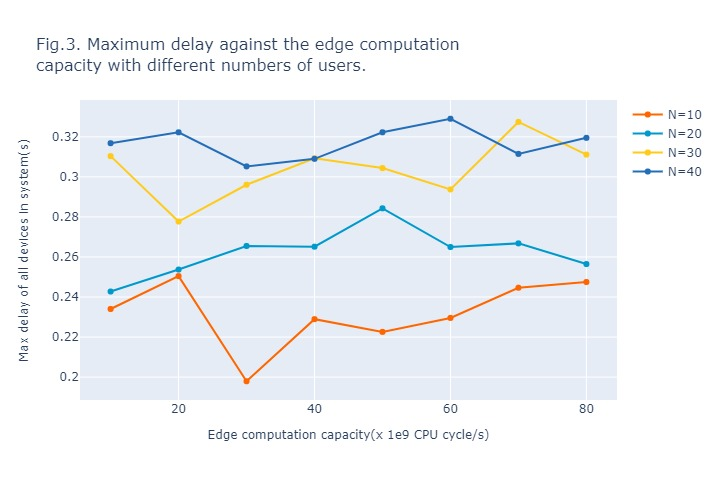

The script that drew this image:
# output fig3 data(run for 95-120 min)
from run import multiple_run as mr
from pandas import DataFrame
from plotly.graph_objects import Figure, Scatter

# collect data
df = DataFrame(data = dict(
    n10 = [0 for i in range(10, 90, 10)],
    n20 = [0 for i in range(10, 90, 10)],
    n30 = [0 for i in range(10, 90, 10)],
    n40 = [0 for i in range(10, 90, 10)],
), index = [i for i in range(10, 90, 10)])
for i in range(10, 50, 10):
    print(f'{i}')
    for j in df.index:
        print(f'  {j}')
        col = 'n'+str(i)
        cal = mr(run=10, size=i, f_e=j*1e9)['partial']
        df.loc[j, col] = cal

# plot fig3
## config for traces
config = DataFrame(dict(
    name = [
        'N=10',
        'N=20',
        'N=30',
        'N=40',
    ],
    line = [
        dict(color='#FF6600'),
        dict(color='#0099CC'),
        dict(color='#FFCA18'),
        dict(color='#246EB9'),
    ],
), index = ['n10','n20','n30','n40',])

fig = Figure()

## add traces to figure
for i in config.index:
    fig.add_trace(Scatter(x=df.index, y=df[i], name=config.loc[i,'name'], line=config.loc[i,'line']))

## config for figure
fig.update_layout(dict(
    title=dict(
        text='Fig.3. Maximum delay against the edge computation<br>capacity with different numbers of users.',
        font=dict(size=16,),
    ),
    xaxis=dict(
        title=dict(
            text='Edge computation capacity(x 1e9 CPU cycle/s)',
            font=dict(size=12),
        ),
    ),
    yaxis=dict(
        title=dict(
            text='Max delay of all devices in system(s)',
            font=dict(size=12),
        ),
    ),
    width=720,
    height=480
))

## show and write figure
fig.show()
fig.write_image(file='fig3.jpg')
